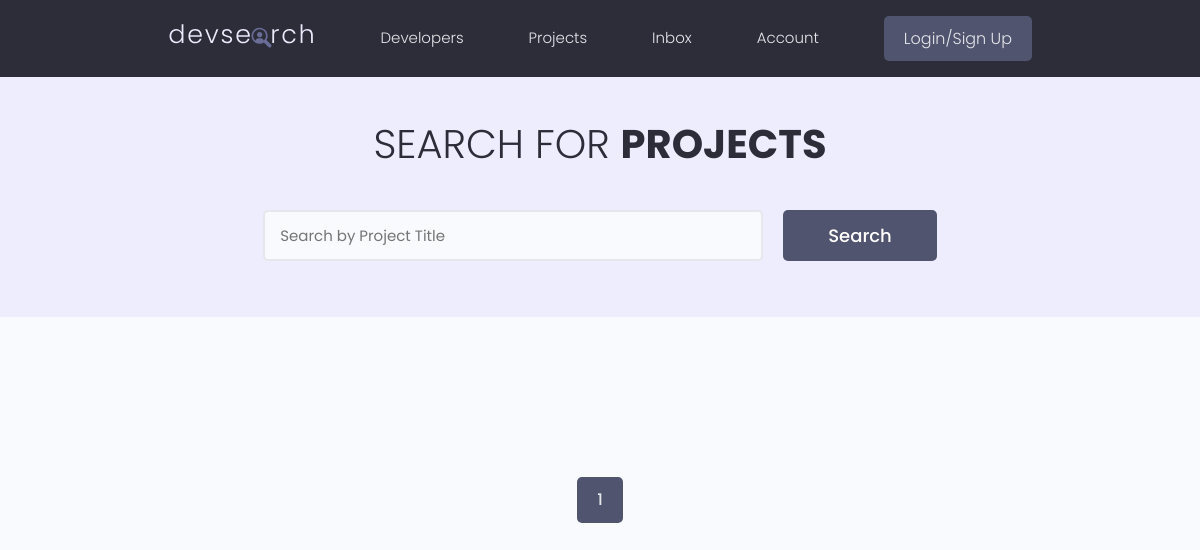
The page /projects/ on the database as committed earlier.
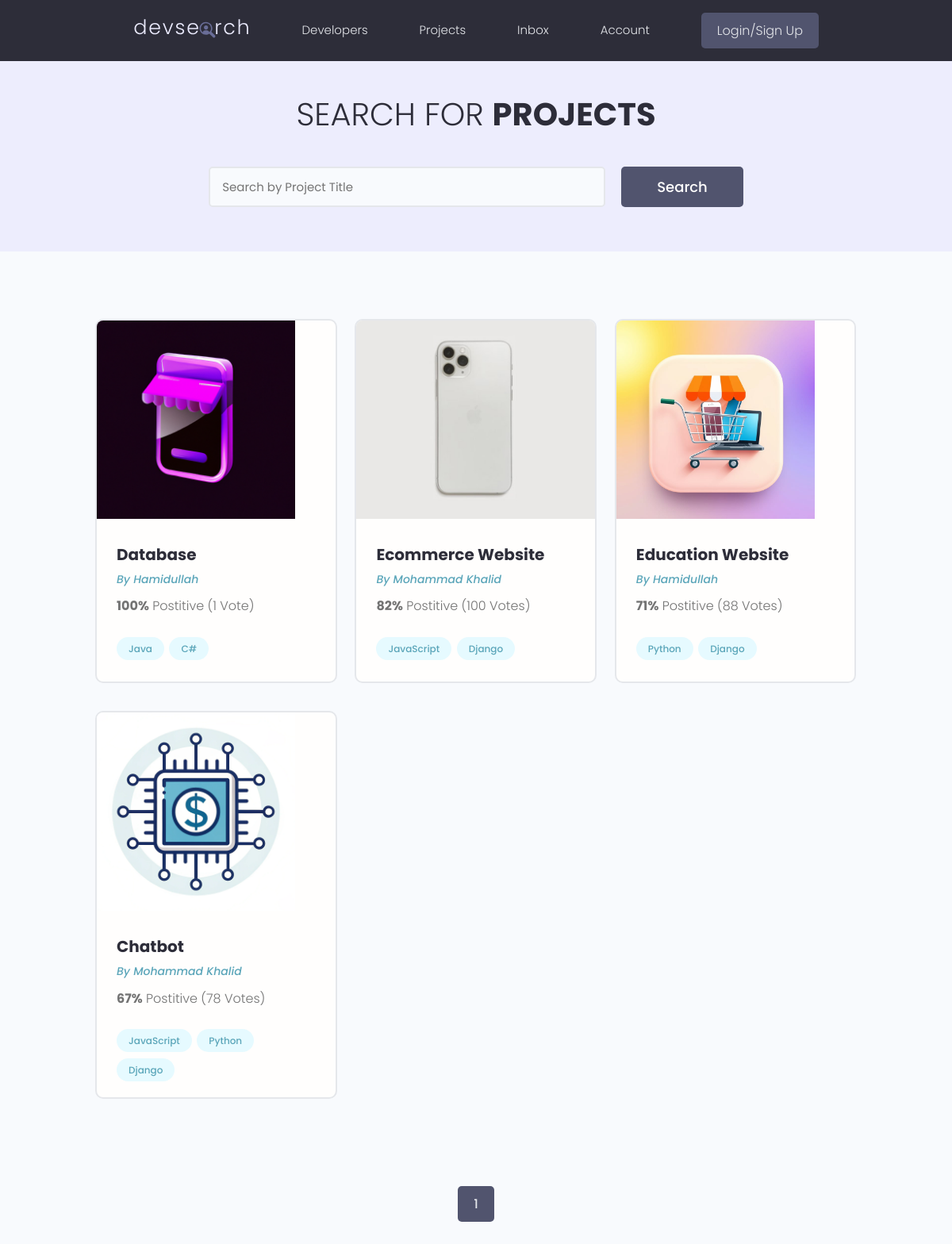
The same page on the database as committed later.
### projects/models.py (models this page shows, shortened)
class Projects(models.Model):
    owner = models.ForeignKey(Profile,on_delete=models.SET_NULL, null=True, blank=True)
    title = models.CharField(max_length=200)
    description = models.TextField(null=True, blank=True)
    featured_image = models.ImageField(null=True, blank=True, default='default.jpg')
    demo_link = models.CharField(max_length=2000, null=True, blank=True)
    source_link = models.CharField(max_length=2000, null=True, blank=True)
    tags = models.ManyToManyField('Tag', blank=True)
    vote_total = models.IntegerField(default=0, null=True, blank=True)
    vote_ratio = models.IntegerField(default=0, null=True, blank=True)
    created = models.DateTimeField(auto_now_add=True)
    id = models.UUIDField(default=uuid.uuid4, unique=True, primary_key=True, editable=False)
    class Meta:
        ordering = ['-vote_ratio', '-vote_total', 'title']

class Tag(models.Model):
    name = models.CharField(max_length=200)
    created = models.DateTimeField(auto_now_add=True)
    id = models.UUIDField(default=uuid.uuid4, unique=True, primary_key=True, editable=False)
    def __str__(self):
        return self.name

### users/models.py (models this page shows, shortened)
class Profile(models.Model):
    user = models.OneToOneField(User, on_delete=models.CASCADE, null=True, blank=True)
    name = models.CharField(max_length=200, null=True, blank=True)
    email = models.EmailField(max_length=400, null=True, blank=True)
    username = models.CharField(max_length=200, null=True, blank=True)
    location = models.CharField(max_length=200, null=True, blank=True)
    short_intro = models.CharField(max_length=200, null=True, blank=True)
    bio = models.TextField(blank=True, null=True)
    profile_image = models.ImageField(null=True, blank=True, upload_to='profiles/', default='profiles/user-default.png')
    social_github = models.CharField(max_length=200, null=True, blank=True)
    social_facebook = models.CharField(max_length=200, null=True, blank=True)
    social_linkedin = models.CharField(max_length=200, null=True, blank=True)
    Website = models.CharField(max_length=200, null=True, blank=True)
    created = models.DateTimeField(auto_now_add=True)
    id = models.UUIDField(default=uuid.uuid4, unique=True, primary_key=True, editable=False)

### projects/views.py (the view)
# urls.py: path('projects/', include('projects.urls')),
def projects(request):
    projects, search_query = search_projects(request)
    custom_range, projects = paginateProjects(request, projects, 6)
    context = {'projects':projects, 'search_query':search_query, 'custom_range':custom_range}
    return render(request, 'projects/projects.html', context)

### projects/utils.py (called while the page is built)
def paginateProjects(request, projects, result):
    page = request.GET.get('page')
    paginator = Paginator(projects, result)
    try:
        projects = paginator.page(page)
    except PageNotAnInteger:
        page = 1
        projects = paginator.page(page)
    except EmptyPage:
        page = paginator.num_pages
        projects = paginator.page(page)
    leftIndex = (int(page) - 4)
    rightIndex = (int(page) + 5)
    if leftIndex < 1:
        leftIndex = 1
    if rightIndex > paginator.num_pages:
        rightIndex = paginator.num_pages + 1
    custom_range = range(leftIndex, rightIndex)
    return custom_range, projects

def search_projects(request):
    search_query = ''
    if request.GET.get('search_query'):
        search_query = request.GET.get('search_query')
    tags = Tag.objects.filter(
        Q(name__icontains = search_query)
    )
    projects = Projects.objects.distinct().filter(
        Q(title__icontains = search_query) |
        Q(description__icontains = search_query) |
        Q(owner__name__icontains = search_query) |
        Q(tags__in = tags)
    )
    return projects, search_query

### projects/templates/projects/projects.html (shortened to what this page needs)
{% extends 'main.html' %}
{% block content %}
  <main class="projects">
    <section class="hero-section text-center">
      <div class="container container--narrow">
        <div class="hero-section__box">
          <h2>Search for <span>Projects</span></h2>
        </div>
        <div class="hero-section__search">
          <form class="form" id = "searchForm" action="" method="get">
            <div class="form__field">
              <input class="input input--text" id="formInput#search" type="text" name="search_query"
                placeholder="Search by Project Title" value="{{search_query}}" />
            </div>
            <input class="btn btn--sub btn--lg" type="submit" value="Search" />
          </form>
        </div>
      </div>
    </section>
    <section class="projectsList">
      <div class="container">
        <div class="grid grid--three">
        {% for project in projects %}
          <div class="column">
            <div class="card project">
              <a href="{% url 'project' project.id %}" class="project">
                <img class="project__thumbnail" src="{{ project.featured_image.url }}" alt="project thumbnail" />
                <div class="card__body">
                  <h3 class="project__title">{{ project.title }}</h3>
                  <p><a class="project__author" href="{% url 'user-profile' project.owner.id %}">By {{project.owner.name}}</a></p>
                  <p class="project--rating">
                    <span style="font-weight: bold;">{{ project.vote_ratio }}%</span> Postitive
                     ({{ project.vote_total }} Vote{{project.vote_total|pluralize:"s"}})
                  </p>
                  <div class="project__tags">
                  {% for tag in project.tags.all %}
                    <span class="tag tag--pill tag--main">
                      <small>{{ tag }}</small>
                    </span>
                      {% endfor %}
                  </div>
                </div>
              </a>
            </div>
          </div>
{% endfor %}
        </div>
      </div>
    </section>
   {% include 'pagination.html' with queryset=projects custom_range=custom_range %}
  </main>
{% endblock %}

### templates/main.html (shortened to what this page needs)
{% load static %}
<!DOCTYPE html>
<html lang="en">
<head>
  <link rel="stylesheet" href="https://cdnjs.cloudflare.com/ajax/libs/font-awesome/6.4.0/css/all.min.css"/>
  <link rel="stylesheet" href="{% static 'uikit/styles/uikit.css' %}" />
  <link rel="stylesheet" href="{% static 'styles/app.css' %}" />
</head>
<body>
    {% include "navbar.html" %}
    {% block content %}
    {% endblock content %}
</body>
</html>

### templates/navbar.html (shortened to what this page needs)
{% load static %}
  <header class="header">
    <div class="container container--narrow">
      <a href="{% url 'profiles' %}" class="header__logo">
        <img src="{% static 'images/logo.svg' %}" alt="DevSearch Logo" />
      </a>
      <nav class="header__nav">
        <ul class="header__menu">
          <li class="header__menuItem"><a href="{% url 'profiles' %}">Developers</a></li>
          <li class="header__menuItem"><a href="{% url 'projects' %}">Projects</a></li>
          <li class="header__menuItem"><a href="{% url 'inbox' %}">Inbox</a></li>
          <li class="header__menuItem"><a href="{% url 'account' %}">Account</a></li>
          {% if request.user.is_authenticated %}
          <li class="header__menuItem"><a href="{% url 'logout' %}" class="btn btn--sub">Logout</a></li>
          {% else %}
          <li class="header__menuItem"><a href="{% url 'login' %}" class="btn btn--sub">Login/Sign Up</a></li>
          {% endif %}
        </ul>
      </nav>
    </div>
  </header>

### templates/pagination.html (shortened to what this page needs)
 <div class="pagination">
      <ul class="container">
        {% for page in custom_range %}
        {% if page == queryset.number %}
            <li><a href="?page={{page}}" class="btn page-link btn--sub" data-page="{{page}}">{{page}}</a></li>
        {% else %}
        <li><a href="?page={{page}}" class="btn page-link" data-page="{{page}}">{{page}}</a></li>
        {% endif %}
        {% endfor %}
      </ul>
    </div>

### static/styles/app.css (style rules this page uses)
:root { --color-sub: #2d2d39; }
.btn--sub { background-color: var(--color-sub-light); }
.card { border: 2px solid var(--color-light); }
img { width: 100%; }
.header { position: sticky; z-index: 111; background-color: var(--color-sub); padding: 1.5rem 0; }
.header > .container { display: flex; justify-content: space-between; align-items: center; }
.header__logo > img { height: 3.8rem; }
.header__nav > ul { display: inline-flex; align-items: center; list-style: none; gap: 6.5rem; }
.header__menuItem > a { color: var(--color-light); font-weight: 300; }
.hero-section { height: 40vh; display: flex; align-items: center; background-color: var(--color-sub); }
.hero-section__box { margin-bottom: 4rem; }
.hero-section__box > h2, .hero-section__box > h2 > span { font-size: 4rem; color: var(--color-light); line-height: 1.3; text-transform: uppercase; }
.hero-section__box > h2 { font-weight: 300; }
.hero-section__box > h2 > span { font-weight: 700; }
.hero-section__search > .form { display: flex; align-items: center; justify-content: center; gap: 2rem; }
.hero-section__search > .form input.input--text { width: 50rem; }
.pagination { margin-top: 8rem; margin-bottom: 10rem; }
.pagination > ul { flex-wrap: wrap; list-style: none; display: flex; align-items: center; justify-content: center; gap: 1rem; }
.pagination .btn { color: var(--color-sub); }
.pagination .btn.btn--sub { color: var(--color-light); }
.project__author { font-size: 1.4rem; font-style: italic; }
.project--rating { margin-bottom: 1.6em; margin-top: .5em; }
.projects > .hero-section { background: var(--color-sub-lighter); height: 30vh; }
.projects .hero-section__box { margin-bottom: 2.5rem; }
.projects .hero-section__box > h2 { color: var(--color-sub); }
.projects .hero-section__box > h2 > span { font-weight: 700; color: var(--color-sub); }
.projectsList { margin-top: 8rem; }
.project__thumbnail { height: 25rem; object-fit: cover; object-position: top center; }
.project__title { font-size: 2rem; font-weight: 700; color: var(--color-sub); }

### static/uikit/styles/modules/_variables.css (style rules this page uses)
:root { --color-main: #5aa5b9; --color-main-light: #e6faff; --color-sub: #3f4156; --color-sub-light: #51546e; --color-sub-lighter: #ededfd; --color-text: #737373; --color-gray: #8b8b8b; --color-light: #e5e7eb; --color-light-gray: #767676; --color-bg: #f8fafd; --color-white: #fffefd; --color-white-light: #f3f3f3; --color-success: #359e64; --color-success-bg: #def8e8; --color-error: #fc4b0b; --color-error-bg: #fff2ee; --font-base: 'Poppins', arial, helvetica, 'Segoe UI', roboto, ubuntu, sans-serif; --font-monospace: 'Fira Code', 'Courier New', courier, monospace; --font-regular: 300; --font-medium: 500; --font-bold: 700; --generic-shadow: 1px 1px 5px #00000010; --generic-transition: all 0.3s ease-in-out; }

### static/uikit/styles/modules/_base.css (style rules this page uses)
* { margin: 0; padding: 0; box-sizing: border-box; text-rendering: optimizeLegibility; color: inherit; font-size: inherit; }
html { font-size: 50%; }
@media only screen and (min-width: 480px) { html { font-size: 56.25%; } }
@media only screen and (min-width: 1200px) { html { font-size: 62.5%; } }
body { line-height: 1.6; font-weight: 400; font-size: 1.5rem; color: var(--color-text); background-color: var(--color-bg); min-height: 100vh; }

### static/uikit/styles/modules/_typography.css (style rules this page uses)
* { font-family: var(--font-base); }
h2 { font-size: 3.6rem; font-weight: var(--font-bold); }
h3 { font-size: 3.2rem; font-weight: var(--font-medium); }
p, span, strong { font-size: 1.6rem; color: var(--color-text); font-weight: var(--font-regular); }
a { padding-bottom: 2px; text-decoration: none; display: inline-block; color: var(--color-main); font-weight: var(--font-medium); }

### static/uikit/styles/modules/_utilities.css (style rules this page uses)
.container { width: 92%; max-width: 165rem; margin: 0 auto; box-sizing: border-box; }
.container--narrow { width: 92%; max-width: 120rem; }
@media screen and (min-width: 1000px) { .container { width: 90%; } }
@media screen and (min-width: 1000px) { .container--narrow { width: 85%; } }
@media screen and (min-width: 1200px) { .container { width: 80%; } }
@media screen and (min-width: 1200px) { .container--narrow { width: 72%; } }
.text-center { text-align: center; }

### static/uikit/styles/modules/_card.css (style rules this page uses)
.card { border-radius: 1rem; background-color: var(--color-white); border: 1.5px solid var(--color-light); width: auto; height: auto; margin-top: 0.5rem; margin-bottom: 0.5rem; overflow: hidden; }
.card__body, .card__header { padding: 2rem 2.5rem; }

Rows that differ between the two databases and show on the page:
added Projects: featured_image (picture), title "Database", owner.name "Hamidullah", vote_ratio "100", vote_total "1"
added Tag: name "Java", shown under "Database"
added Tag: name "C#", shown under "Database"
added Projects: featured_image (picture), title "Ecommerce Website", owner.name "Mohammad Khalid", vote_ratio "82", vote_total "100"
added Tag: name "JavaScript"
added Tag: name "Django"
added Projects: featured_image (picture), title "Education Website", owner.name "Hamidullah", vote_ratio "71", vote_total "88"
added Tag: name "Python"
added Projects: featured_image (picture), title "Chatbot", owner.name "Mohammad Khalid", vote_ratio "67", vote_total "78"
